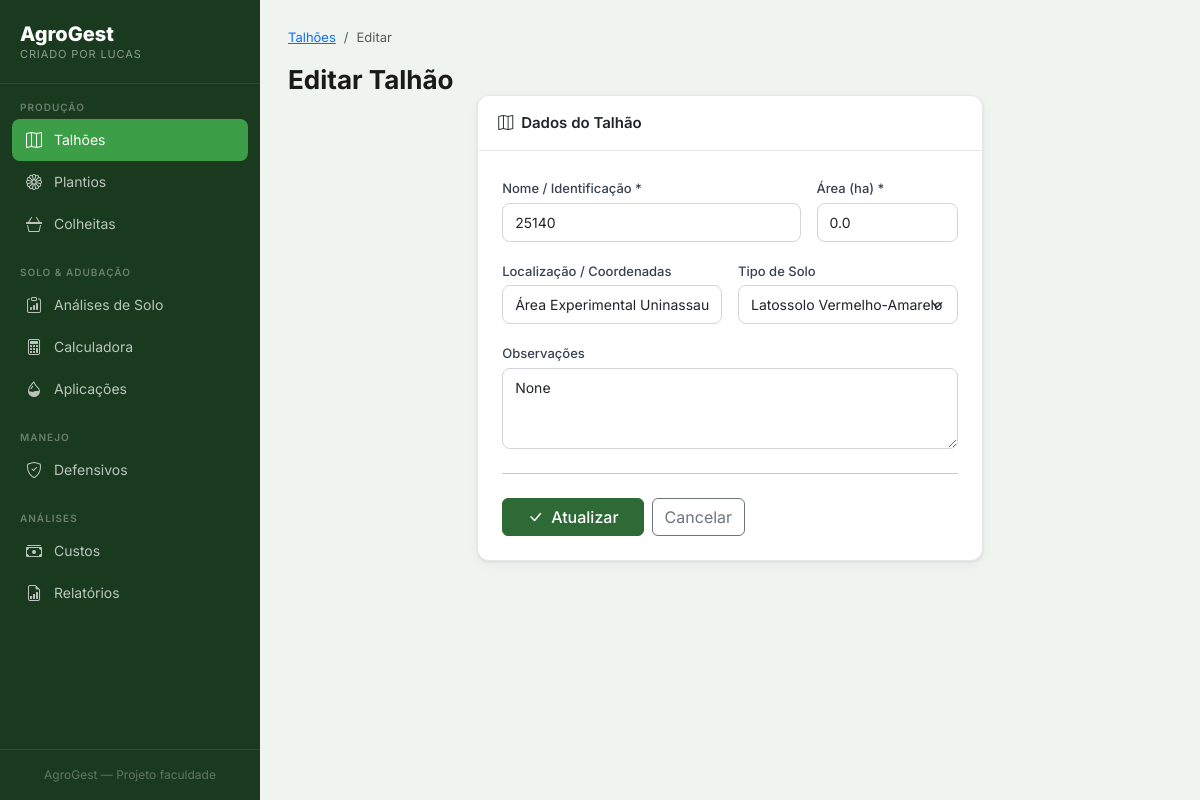
/talhoes/6/editar, run on the app's committed database.
### tables this page shows
CREATE TABLE talhoes (
    id INTEGER PRIMARY KEY AUTOINCREMENT,
    nome TEXT NOT NULL,
    area_ha REAL NOT NULL,
    localizacao TEXT,
    tipo_solo TEXT,
    observacoes TEXT,
    criado_em TIMESTAMP DEFAULT CURRENT_TIMESTAMP
);

### modules/talhoes.py (the view, shortened to what this page needs)
@talhoes_bp.route('/<int:id>/editar', methods=['GET', 'POST'])
def editar(id):
    db = get_db()
    talhao = db.execute("SELECT * FROM talhoes WHERE id=?", (id,)).fetchone()
    return render_template('talhoes/form.html', talhao=talhao)

### database.py (called while the page is built)
def get_db(app=None):
    from flask import current_app
    if app:
        db = sqlite3.connect(app.config['DATABASE'], detect_types=sqlite3.PARSE_DECLTYPES)
        db.row_factory = sqlite3.Row
        return db
    if 'db' not in g:
        g.db = sqlite3.connect(
            current_app.config['DATABASE'],
            detect_types=sqlite3.PARSE_DECLTYPES
        )
        g.db.row_factory = sqlite3.Row
    return g.db

### templates/talhoes/form.html (shortened to what this page needs)
{% extends "base.html" %}
{% block content %}
<div class="page-header">
    <nav aria-label="breadcrumb">
        <ol class="breadcrumb">
            <li class="breadcrumb-item"><a href="{{ url_for('talhoes.index') }}">Talhões</a></li>
            <li class="breadcrumb-item active">{{ 'Editar' if talhao else 'Novo Talhão' }}</li>
        </ol>
    </nav>
    <h1 class="page-title">{{ 'Editar Talhão' if talhao else 'Novo Talhão' }}</h1>
</div>
<div class="row justify-content-center">
    <div class="col-lg-7">
        <div class="card">
            <div class="card-header"><i class="bi bi-map me-2"></i>Dados do Talhão</div>
            <div class="card-body p-4">
                <form method="POST">
                    <div class="row g-3">
                        <div class="col-md-8">
                            <label class="form-label">Nome / Identificação *</label>
                            <input type="text" name="nome" class="form-control"
                                   value="{{ talhao.nome if talhao else '' }}" required
                                   placeholder="Ex: Talhão A1, Gleba Norte...">
                        </div>
                        <div class="col-md-4">
                            <label class="form-label">Área (ha) *</label>
                            <input type="number" name="area_ha" class="form-control"
                                   value="{{ talhao.area_ha if talhao else '' }}"
                                   step="0.01" min="0.1" required placeholder="0.00">
                        </div>
                        <div class="col-md-6">
                            <label class="form-label">Localização / Coordenadas</label>
                            <input type="text" name="localizacao" class="form-control"
                                   value="{{ talhao.localizacao if talhao else '' }}"
                                   placeholder="Setor, quadrante ou GPS">
                        </div>
                        <div class="col-md-6">
                            <label class="form-label">Tipo de Solo</label>
                            <select name="tipo_solo" class="form-select">
                                {% for solo in ['Latossolo Vermelho','Latossolo Vermelho-Amarelo','Argissolo','Cambissolo','Neossolo','Gleissolo'] %}
                                <option {% if talhao and talhao.tipo_solo == solo %}selected{% endif %}>{{ solo }}</option>
                                {% endfor %}
                            </select>
                        </div>
                        <div class="col-12">
                            <label class="form-label">Observações</label>
                            <textarea name="observacoes" class="form-control" rows="3"
                                      placeholder="Características especiais, histórico...">{{ talhao.observacoes if talhao else '' }}</textarea>
                        </div>
                    </div>
                    <hr class="my-4">
                    <div class="d-flex gap-2">
                        <button type="submit" class="btn btn-primary px-4">
                            <i class="bi bi-check-lg me-2"></i>{{ 'Atualizar' if talhao else 'Cadastrar' }}
                        </button>
                        <a href="{{ url_for('talhoes.index') }}" class="btn btn-outline-secondary">Cancelar</a>
                    </div>
                </form>
            </div>
        </div>
    </div>
</div>
{% endblock %}

### templates/base.html (style rules this page uses)
:root { --green-deep: #1a3a1f; --green-mid: #2d6a35; --green-bright: #3d9e48; --green-light: #6abf71; --gold: #e8b94a; --gold-light: #f5d87a; --cream: #faf7f0; --soil: #6b4423; --soil-light: #a0714f; --text-dark: #1a1a1a; --text-muted: #6b7280; --border: #e5e7eb; --shadow: 0 1px 3px rgba(0,0,0,.08), 0 4px 12px rgba(0,0,0,.04); --shadow-lg: 0 8px 24px rgba(0,0,0,.10); --radius: 12px; --bottom-nav-h: 64px; }
* { box-sizing: border-box; }
body { font-family: 'Inter', sans-serif; background: #f0f4f0; color: var(--text-dark); min-height: 100vh; }
.page-title { font-weight: 700; font-size: 26px; color: var(--text-dark); margin: 0; }
.card { background: #fff; border: 1px solid var(--border); border-radius: var(--radius); box-shadow: var(--shadow); }
.card-header { background: transparent; border-bottom: 1px solid var(--border); padding: 16px 20px; font-weight: 600; font-size: 15px; }
.btn-primary { background: var(--green-mid); border-color: var(--green-mid); font-weight: 500; }
.form-label { font-size: 13px; font-weight: 500; color: #374151; margin-bottom: 4px; }
.form-control, .form-select { border-radius: 8px; border: 1px solid #d1d5db; font-size: 14px; padding: 8px 12px; }
.breadcrumb { font-size: 13px; }

### data on the page
talhoes: nome "25140", area_ha "0.0", localizacao "Área Experimental Uninassau", tipo_solo "Latossolo Vermelho-Amarelo"

### other printed values
{{ 'Editar' if talhao else 'Novo Talhão' }} "Editar"
{{ 'Editar Talhão' if talhao else 'Novo Talhão' }} "Editar Talhão"
{{ 'Atualizar' if talhao else 'Cadastrar' }} "Atualizar"
